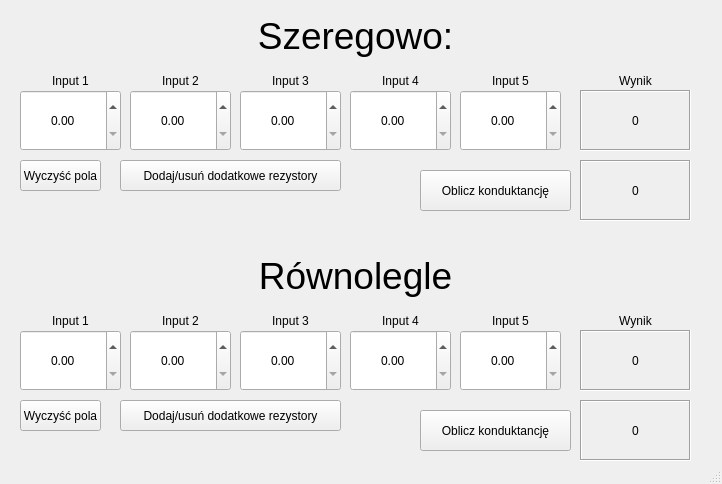
<?xml version="1.0" encoding="UTF-8"?>
<ui version="4.0">
 <class>MainWindow</class>
 <widget class="QMainWindow" name="MainWindow">
  <property name="geometry">
   <rect>
    <x>0</x>
    <y>0</y>
    <width>722</width>
    <height>484</height>
   </rect>
  </property>
  <property name="windowTitle">
   <string>MainWindow</string>
  </property>
  <widget class="QWidget" name="centralwidget">
   <widget class="QPushButton" name="czysc">
    <property name="geometry">
     <rect>
      <x>20</x>
      <y>160</y>
      <width>81</width>
      <height>31</height>
     </rect>
    </property>
    <property name="text">
     <string>Wyczyść pola</string>
    </property>
   </widget>
   <widget class="QDoubleSpinBox" name="R1">
    <property name="geometry">
     <rect>
      <x>20</x>
      <y>90</y>
      <width>101</width>
      <height>61</height>
     </rect>
    </property>
    <property name="acceptDrops">
     <bool>true</bool>
    </property>
    <property name="alignment">
     <set>Qt::AlignCenter</set>
    </property>
   </widget>
   <widget class="QPushButton" name="konduktancja">
    <property name="geometry">
     <rect>
      <x>420</x>
      <y>170</y>
      <width>151</width>
      <height>41</height>
     </rect>
    </property>
    <property name="text">
     <string>Oblicz konduktancję</string>
    </property>
   </widget>
   <widget class="QDoubleSpinBox" name="R2">
    <property name="geometry">
     <rect>
      <x>130</x>
      <y>90</y>
      <width>101</width>
      <height>61</height>
     </rect>
    </property>
    <property name="acceptDrops">
     <bool>true</bool>
    </property>
    <property name="alignment">
     <set>Qt::AlignCenter</set>
    </property>
   </widget>
   <widget class="QDoubleSpinBox" name="R3">
    <property name="geometry">
     <rect>
      <x>240</x>
      <y>90</y>
      <width>101</width>
      <height>61</height>
     </rect>
    </property>
    <property name="acceptDrops">
     <bool>true</bool>
    </property>
    <property name="alignment">
     <set>Qt::AlignCenter</set>
    </property>
   </widget>
   <widget class="QDoubleSpinBox" name="R4">
    <property name="geometry">
     <rect>
      <x>350</x>
      <y>90</y>
      <width>101</width>
      <height>61</height>
     </rect>
    </property>
    <property name="acceptDrops">
     <bool>true</bool>
    </property>
    <property name="alignment">
     <set>Qt::AlignCenter</set>
    </property>
   </widget>
   <widget class="QLabel" name="Suma1">
    <property name="geometry">
     <rect>
      <x>580</x>
      <y>90</y>
      <width>111</width>
      <height>61</height>
     </rect>
    </property>
    <property name="frameShape">
     <enum>QFrame::Box</enum>
    </property>
    <property name="frameShadow">
     <enum>QFrame::Sunken</enum>
    </property>
    <property name="text">
     <string>0</string>
    </property>
    <property name="alignment">
     <set>Qt::AlignCenter</set>
    </property>
    <property name="Double" stdset="0">
     <double>0.000000000000000</double>
    </property>
   </widget>
   <widget class="QLabel" name="Suma2">
    <property name="geometry">
     <rect>
      <x>580</x>
      <y>330</y>
      <width>111</width>
      <height>61</height>
     </rect>
    </property>
    <property name="frameShape">
     <enum>QFrame::Box</enum>
    </property>
    <property name="frameShadow">
     <enum>QFrame::Sunken</enum>
    </property>
    <property name="text">
     <string>0</string>
    </property>
    <property name="alignment">
     <set>Qt::AlignCenter</set>
    </property>
   </widget>
   <widget class="QDoubleSpinBox" name="R5">
    <property name="geometry">
     <rect>
      <x>460</x>
      <y>90</y>
      <width>101</width>
      <height>61</height>
     </rect>
    </property>
    <property name="acceptDrops">
     <bool>true</bool>
    </property>
    <property name="alignment">
     <set>Qt::AlignCenter</set>
    </property>
   </widget>
   <widget class="QDoubleSpinBox" name="R1_2">
    <property name="geometry">
     <rect>
      <x>20</x>
      <y>330</y>
      <width>101</width>
      <height>61</height>
     </rect>
    </property>
    <property name="acceptDrops">
     <bool>true</bool>
    </property>
    <property name="alignment">
     <set>Qt::AlignCenter</set>
    </property>
   </widget>
   <widget class="QDoubleSpinBox" name="R4_2">
    <property name="geometry">
     <rect>
      <x>350</x>
      <y>330</y>
      <width>101</width>
      <height>61</height>
     </rect>
    </property>
    <property name="acceptDrops">
     <bool>true</bool>
    </property>
    <property name="alignment">
     <set>Qt::AlignCenter</set>
    </property>
   </widget>
   <widget class="QDoubleSpinBox" name="R2_2">
    <property name="geometry">
     <rect>
      <x>130</x>
      <y>330</y>
      <width>101</width>
      <height>61</height>
     </rect>
    </property>
    <property name="acceptDrops">
     <bool>true</bool>
    </property>
    <property name="alignment">
     <set>Qt::AlignCenter</set>
    </property>
   </widget>
   <widget class="QDoubleSpinBox" name="R5_2">
    <property name="geometry">
     <rect>
      <x>460</x>
      <y>330</y>
      <width>101</width>
      <height>61</height>
     </rect>
    </property>
    <property name="acceptDrops">
     <bool>true</bool>
    </property>
    <property name="alignment">
     <set>Qt::AlignCenter</set>
    </property>
   </widget>
   <widget class="QDoubleSpinBox" name="R3_2">
    <property name="geometry">
     <rect>
      <x>240</x>
      <y>330</y>
      <width>101</width>
      <height>61</height>
     </rect>
    </property>
    <property name="acceptDrops">
     <bool>true</bool>
    </property>
    <property name="alignment">
     <set>Qt::AlignCenter</set>
    </property>
    <property name="value">
     <double>0.000000000000000</double>
    </property>
   </widget>
   <widget class="QLabel" name="I1">
    <property name="geometry">
     <rect>
      <x>20</x>
      <y>70</y>
      <width>101</width>
      <height>21</height>
     </rect>
    </property>
    <property name="text">
     <string>Input 1</string>
    </property>
    <property name="alignment">
     <set>Qt::AlignCenter</set>
    </property>
   </widget>
   <widget class="QLabel" name="I1_2">
    <property name="geometry">
     <rect>
      <x>20</x>
      <y>310</y>
      <width>101</width>
      <height>21</height>
     </rect>
    </property>
    <property name="text">
     <string>Input 1</string>
    </property>
    <property name="alignment">
     <set>Qt::AlignCenter</set>
    </property>
   </widget>
   <widget class="QLabel" name="I2">
    <property name="geometry">
     <rect>
      <x>130</x>
      <y>70</y>
      <width>101</width>
      <height>21</height>
     </rect>
    </property>
    <property name="text">
     <string>Input 2</string>
    </property>
    <property name="alignment">
     <set>Qt::AlignCenter</set>
    </property>
   </widget>
   <widget class="QLabel" name="I2_2">
    <property name="geometry">
     <rect>
      <x>130</x>
      <y>310</y>
      <width>101</width>
      <height>21</height>
     </rect>
    </property>
    <property name="text">
     <string>Input 2</string>
    </property>
    <property name="alignment">
     <set>Qt::AlignCenter</set>
    </property>
   </widget>
   <widget class="QLabel" name="I3">
    <property name="geometry">
     <rect>
      <x>240</x>
      <y>70</y>
      <width>101</width>
      <height>21</height>
     </rect>
    </property>
    <property name="text">
     <string>Input 3</string>
    </property>
    <property name="alignment">
     <set>Qt::AlignCenter</set>
    </property>
   </widget>
   <widget class="QLabel" name="I4">
    <property name="geometry">
     <rect>
      <x>350</x>
      <y>70</y>
      <width>101</width>
      <height>21</height>
     </rect>
    </property>
    <property name="text">
     <string>Input 4</string>
    </property>
    <property name="alignment">
     <set>Qt::AlignCenter</set>
    </property>
   </widget>
   <widget class="QLabel" name="I5">
    <property name="geometry">
     <rect>
      <x>460</x>
      <y>70</y>
      <width>101</width>
      <height>21</height>
     </rect>
    </property>
    <property name="text">
     <string>Input 5</string>
    </property>
    <property name="alignment">
     <set>Qt::AlignCenter</set>
    </property>
   </widget>
   <widget class="QLabel" name="I4_2">
    <property name="geometry">
     <rect>
      <x>350</x>
      <y>310</y>
      <width>101</width>
      <height>21</height>
     </rect>
    </property>
    <property name="text">
     <string>Input 4</string>
    </property>
    <property name="alignment">
     <set>Qt::AlignCenter</set>
    </property>
   </widget>
   <widget class="QLabel" name="I3_2">
    <property name="geometry">
     <rect>
      <x>240</x>
      <y>310</y>
      <width>101</width>
      <height>21</height>
     </rect>
    </property>
    <property name="text">
     <string>Input 3</string>
    </property>
    <property name="alignment">
     <set>Qt::AlignCenter</set>
    </property>
   </widget>
   <widget class="QLabel" name="I5_2">
    <property name="geometry">
     <rect>
      <x>460</x>
      <y>310</y>
      <width>101</width>
      <height>21</height>
     </rect>
    </property>
    <property name="text">
     <string>Input 5</string>
    </property>
    <property name="alignment">
     <set>Qt::AlignCenter</set>
    </property>
   </widget>
   <widget class="QLabel" name="label_11">
    <property name="geometry">
     <rect>
      <x>580</x>
      <y>70</y>
      <width>111</width>
      <height>21</height>
     </rect>
    </property>
    <property name="text">
     <string>Wynik</string>
    </property>
    <property name="alignment">
     <set>Qt::AlignCenter</set>
    </property>
   </widget>
   <widget class="QLabel" name="label_12">
    <property name="geometry">
     <rect>
      <x>580</x>
      <y>310</y>
      <width>111</width>
      <height>21</height>
     </rect>
    </property>
    <property name="text">
     <string>Wynik</string>
    </property>
    <property name="alignment">
     <set>Qt::AlignCenter</set>
    </property>
   </widget>
   <widget class="QLabel" name="Suma2_2">
    <property name="geometry">
     <rect>
      <x>580</x>
      <y>400</y>
      <width>111</width>
      <height>61</height>
     </rect>
    </property>
    <property name="frameShape">
     <enum>QFrame::Box</enum>
    </property>
    <property name="frameShadow">
     <enum>QFrame::Sunken</enum>
    </property>
    <property name="text">
     <string>0</string>
    </property>
    <property name="alignment">
     <set>Qt::AlignCenter</set>
    </property>
   </widget>
   <widget class="QLabel" name="Suma1_2">
    <property name="geometry">
     <rect>
      <x>580</x>
      <y>160</y>
      <width>111</width>
      <height>61</height>
     </rect>
    </property>
    <property name="frameShape">
     <enum>QFrame::Box</enum>
    </property>
    <property name="frameShadow">
     <enum>QFrame::Sunken</enum>
    </property>
    <property name="text">
     <string>0</string>
    </property>
    <property name="alignment">
     <set>Qt::AlignCenter</set>
    </property>
    <property name="Double" stdset="0">
     <double>0.000000000000000</double>
    </property>
   </widget>
   <widget class="QPushButton" name="dodatkowe">
    <property name="geometry">
     <rect>
      <x>120</x>
      <y>160</y>
      <width>221</width>
      <height>31</height>
     </rect>
    </property>
    <property name="text">
     <string>Dodaj/usuń dodatkowe rezystory</string>
    </property>
   </widget>
   <widget class="QPushButton" name="konduktancja_3">
    <property name="geometry">
     <rect>
      <x>420</x>
      <y>410</y>
      <width>151</width>
      <height>41</height>
     </rect>
    </property>
    <property name="text">
     <string>Oblicz konduktancję</string>
    </property>
   </widget>
   <widget class="QPushButton" name="dodatkowe_2">
    <property name="geometry">
     <rect>
      <x>120</x>
      <y>400</y>
      <width>221</width>
      <height>31</height>
     </rect>
    </property>
    <property name="text">
     <string>Dodaj/usuń dodatkowe rezystory</string>
    </property>
   </widget>
   <widget class="QPushButton" name="czysc_2">
    <property name="geometry">
     <rect>
      <x>20</x>
      <y>400</y>
      <width>81</width>
      <height>31</height>
     </rect>
    </property>
    <property name="text">
     <string>Wyczyść pola</string>
    </property>
   </widget>
   <widget class="QLabel" name="label">
    <property name="geometry">
     <rect>
      <x>20</x>
      <y>10</y>
      <width>671</width>
      <height>51</height>
     </rect>
    </property>
    <property name="styleSheet">
     <string notr="true">font: 75 28pt rgb(0, 0, 0)</string>
    </property>
    <property name="text">
     <string>Szeregowo:</string>
    </property>
    <property name="alignment">
     <set>Qt::AlignCenter</set>
    </property>
   </widget>
   <widget class="QLabel" name="label_2">
    <property name="geometry">
     <rect>
      <x>20</x>
      <y>250</y>
      <width>671</width>
      <height>51</height>
     </rect>
    </property>
    <property name="styleSheet">
     <string notr="true">font: 75 28pt rgb(0, 0, 0)</string>
    </property>
    <property name="text">
     <string>Równolegle</string>
    </property>
    <property name="alignment">
     <set>Qt::AlignCenter</set>
    </property>
   </widget>
  </widget>
  <widget class="QStatusBar" name="statusbar"/>
 </widget>
 <resources/>
 <connections/>
</ui>
